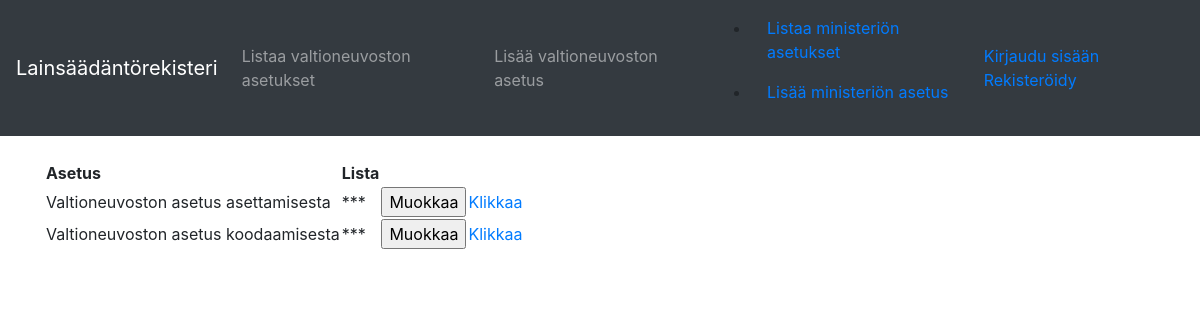
The page /vnat/ on the database as committed earlier.
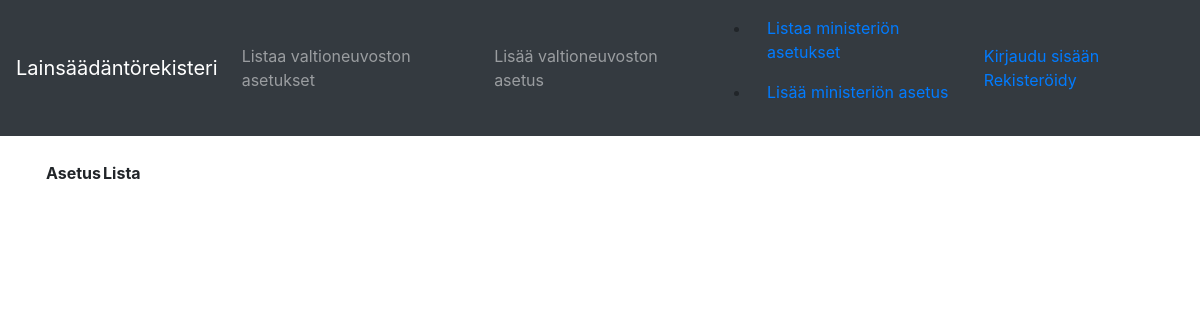
The same page on the database as committed later.
### application/vnat/models.py (models this page shows, shortened)
class Vna(Base):
    name = db.Column(db.String(144), nullable=False)
    done = db.Column(db.Boolean, nullable=False)
    account_id = db.Column(db.Integer, db.ForeignKey('account.id'),
                           nullable=False)

### application/vnat/views.py (the view)
@app.route("/vnat/", methods=["GET"])
def vnat_index():
    return render_template("vnat/list.html", vnat = Vna.query.all())

### application/templates/vnat/list.html
{% extends "layout.html" %}
{% block body %}
  <table>
    <tr>
      <th>Asetus</th>
      <th>Lista</th>
      <th></th>
    </tr>
    {% for vna in vnat %}
    <tr>
      <td>{{ vna.name }}</td>
      <td>***</td>
      <td>
	<form method="POST" action="{{ url_for('vnat_yksi', vna_id=vna.id) }}">
	  <input type="submit" value="Muokkaa"/>
	</form>
      </td>
      <td><a href="{{ url_for('vnat_yksi', vna_id=vna.id) }}">Klikkaa</a></td>
    </tr>
    {% endfor %}
  </table>
{% endblock %}

### application/templates/layout.html (shortened to what this page needs)
<!DOCTYPE html>
<html>
  <head>
    <link rel="stylesheet" href="https://maxcdn.bootstrapcdn.com/bootstrap/4.0.0/css/bootstrap.min.css">
  </head>
  <body>
    <nav class="navbar navbar-expand-md navbar-dark bg-dark mb-4">
      <a class="navbar-brand" href="#">Lainsäädäntörekisteri</a>
      <div class="collapse navbar-collapse" id="navbarCollapse">
        <ul class="navbar-nav mr-auto">
          <li class="nav-item">
            <a class="nav-link" href="{{ url_for('vnat_index') }} ">Listaa valtioneuvoston asetukset</a>
          </li>
          <li class="nav-item">
            <a class="nav-link" href="{{ url_for('vnat_form') }} ">Lisää valtioneuvoston asetus</a>
          </li>
        </ul>
        <ul>
          <li class="nav-item">
            <a class="nav-link" href="{{ url_for('mmmat_index') }} ">Listaa ministeriön asetukset</a>
          </li>
          <li class="nav-item">
            <a class="nav-link" href="{{ url_for('mmmat_form') }} ">Lisää ministeriön asetus</a>
          </li>
        </ul>
        <div class="form-inline mt-2 mt-md-0">
          {% if current_user.is_authenticated %}
          <a href="{{ url_for('auth_logout') }}">Heippa {{ current_user.name }} -- Logout</a>
          {% else %}
          <a href="{{ url_for('auth_login') }}">Kirjaudu sisään</a>
          <a href="{{ url_for('auth_signup') }}">Rekisteröidy</a>
          {% endif %}
        </div>
      </div>
    </nav>
    <main role="main" class="container">
      {% block body %}{% endblock %}
    </main>
  </body>
</html>

Rows that differ between the two databases and show on the page:
removed Vna: name "Valtioneuvoston asetus asettamisesta"
removed Vna: name "Valtioneuvoston asetus koodaamisesta"
